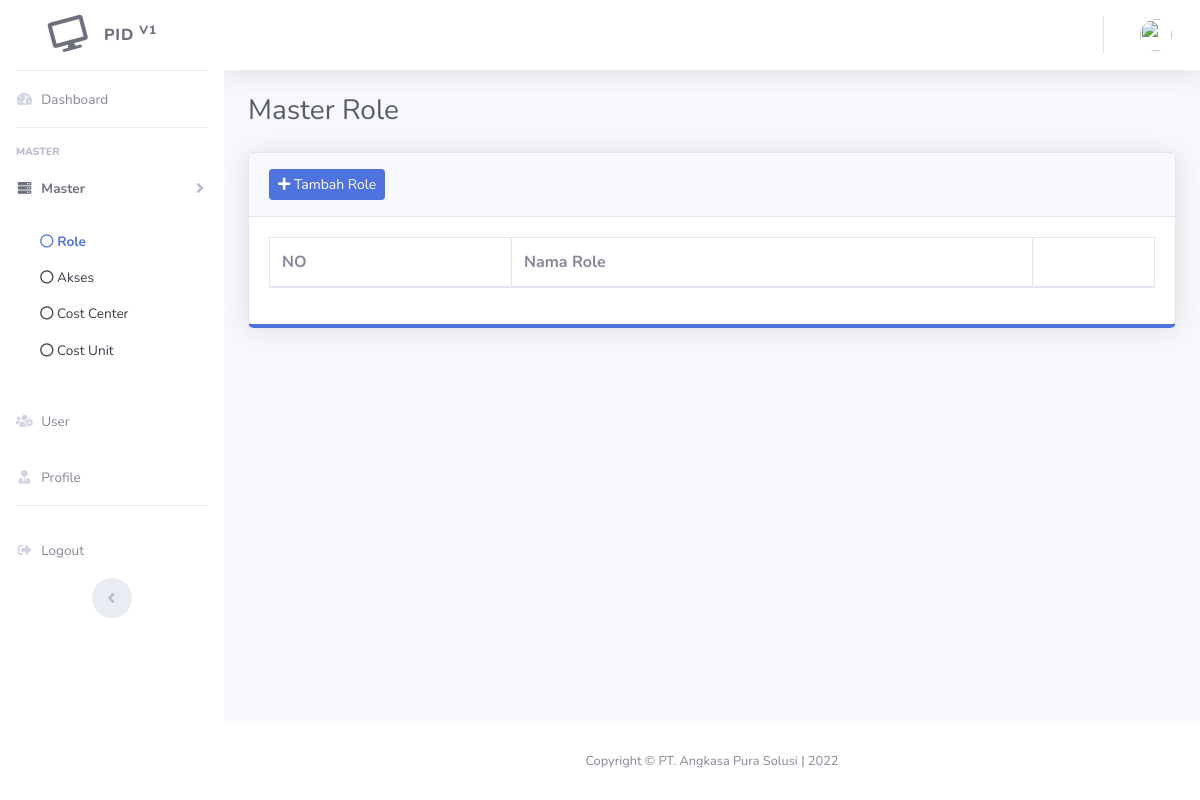
/index.php/admin/master/role, run on an earlier commit of the app's database.
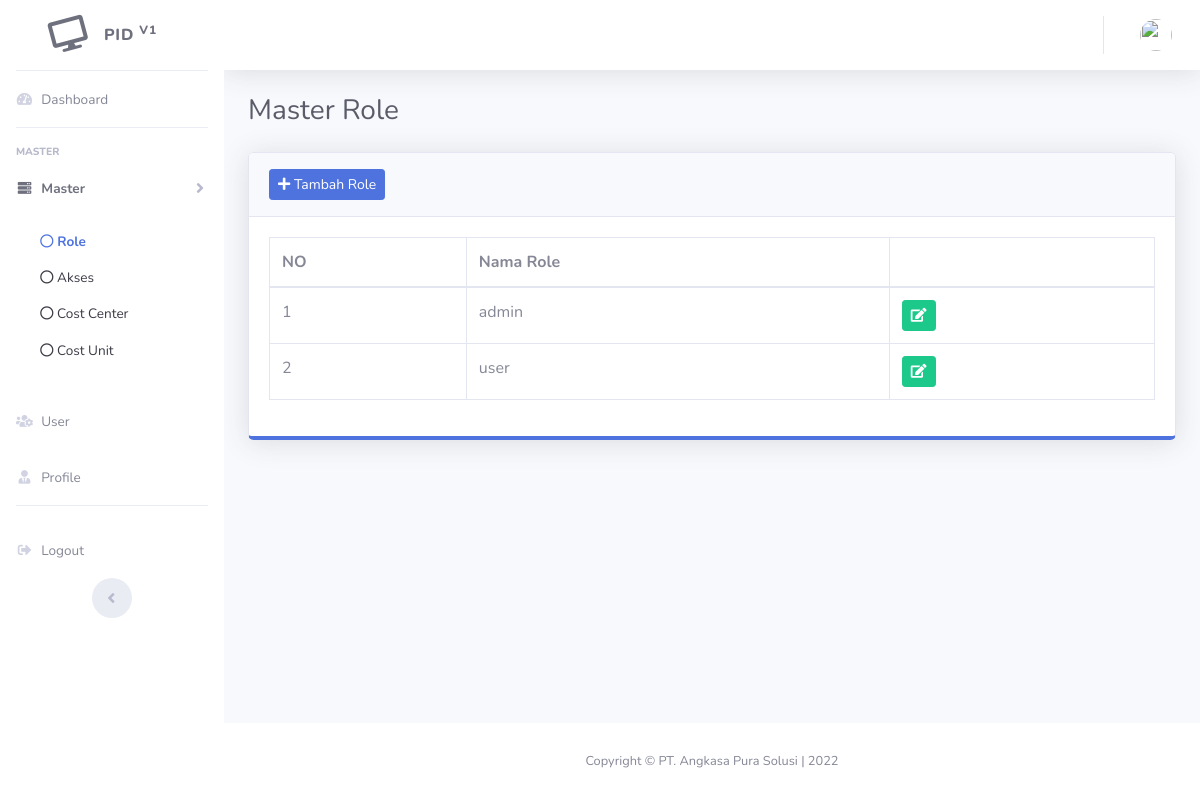
And on a later commit of the database.
### tables this page shows
CREATE TABLE `tb_role` (
  `id_role` int(11) NOT NULL,
  `nama_role` varchar(225) NOT NULL
);

### application/controllers/admin/master/Role.php (called while the page is built, shortened)
<?php
class Role extends CI_Controller
{
    public function __construct()
    {
        $this->load->model('Core_Model', 'core');
    }
    public function index()
    {
        $data = [
            'title' => 'Master Role',
            'list_role' => $this->core->get('tb_role', ['select_by' => 'id_role', 'order_by' => 'ASC']),
        ];
        $this->load->view('layout/admin/header', $data);
        $this->load->view('layout/admin/sidebar');
        $this->load->view('layout/admin/topbar');
        $this->load->view('admin/role/index', $data);
        $this->load->view('layout/admin/footer');
    }
}

### index.php (called while the page is built, shortened)
<?php
require_once BASEPATH.'core/CodeIgniter.php';

### application/models/Core_Model.php (called while the page is built, shortened)
<?php
class Core_Model extends CI_Model
{
	public function get($table, $order=null)
	{
		$this->db->select('*');
		$this->db->from($table);
		if($order != null){
			$this->db->order_by($order['select_by'], $order['order_by']);
		}
		return $this->db->get()->result();
	}
}

### application/views/admin/role/index.php (the view)
<div class="container-fluid">
	<div class="d-sm-flex align-items-center justify-content-between mb-4">
		<h1 class="h3 mb-0 text-gray-800"><?= $title ?></h1>
	</div>
	<div class="row">
		<div class="col-lg">
			<div class="card shadow mb-4 border-bottom-primary">
				<div class="card-header py-3">
					<h6 class="m-0 font-weight-bold"><a href="<?= base_url('admin/master/role/tambah') ?>" class="btn btn-sm btn-primary"><i class="fas fa-plus"></i> Tambah Role</a></h6>
				</div>
				<div class="card-body">
					<div class="table-responsive">
						<table class="table table-bordered" id="dataTable" width="100%" cellspacing="0">
							<thead>
								<tr>
									<th>NO</th>
									<th>Nama Role</th>
									<th></th>
								</tr>
							</thead>
							<tbody>
								<?php
								$no = 1;
								foreach ($list_role as $lr) :
								?>
									<tr>
										<td><?= $no++ ?></td>
										<td><?= $lr->nama_role ?></td>
										<td>
											<a href="<?=base_url('admin/master/role/ubah/') . $lr->id_role;?>" class="btn btn-sm btn-success mr-2" data-toggle="tooltip" data-placement="left" title="Ubah"><i class="fas fa-edit"></i></a>
										</td>
									</tr>
								<?php endforeach; ?>
							</tbody>
						</table>
					</div>
				</div>
			</div>
		</div>
	</div>
</div>

What changed in the data, as far as the page shows it:
added tb_role: nama_role "admin"
added tb_role: nama_role "user"
